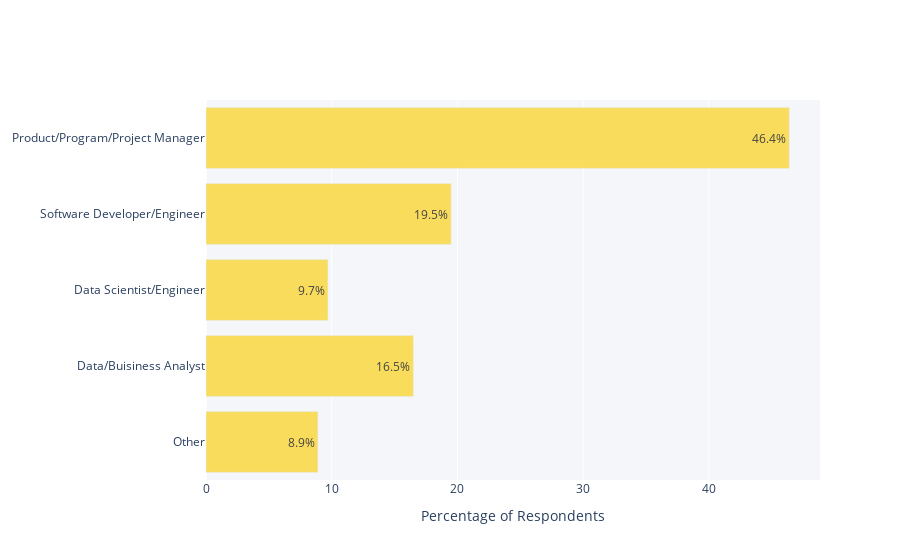

Notebook code for this chart:
### Markdown cell above
# 8 - Job Title

### Code cell
x = [8.9, 16.5, 9.7, 19.5, 46.4]
y = ['Other','Data/Buisiness Analyst','Data Scientist/Engineer', 'Software Developer/Engineer','Product/Program/Project Manager']

fig = go.Figure(go.Bar(
            x=x,
            y=y,
            text = x,
            orientation='h'))

fig.update_layout(plot_bgcolor='#f4f6f9')
fig.update_traces(marker_color='#f9dc5c')
    
fig.update_xaxes(title_text="Percentage of Respondents")
fig.update_traces(texttemplate='%{text}%', textposition='auto')


fig.show()

### Figure 1 — Plotly figure (JSON) as saved in the notebook; plotly's stock layout.template omitted (floating-point values rounded to 4 significant figures)
{"data": [{"marker": {"color": "#f9dc5c"}, "orientation": "h", "text": ["8.9", "16.5", "9.7", "19.5", "46.4"], "textposition": "auto", "texttemplate": "%{text}%", "type": "bar", "x": [8.9, 16.5, 9.7, 19.5, 46.4], "y": ["Other", "Data/Buisiness Analyst", "Data Scientist/Engineer", "Software Developer/Engineer", "Product/Program/Project Manager"]}], "layout": {"plot_bgcolor": "#f4f6f9", "xaxis": {"title": {"text": "Percentage of Respondents"}}}}
